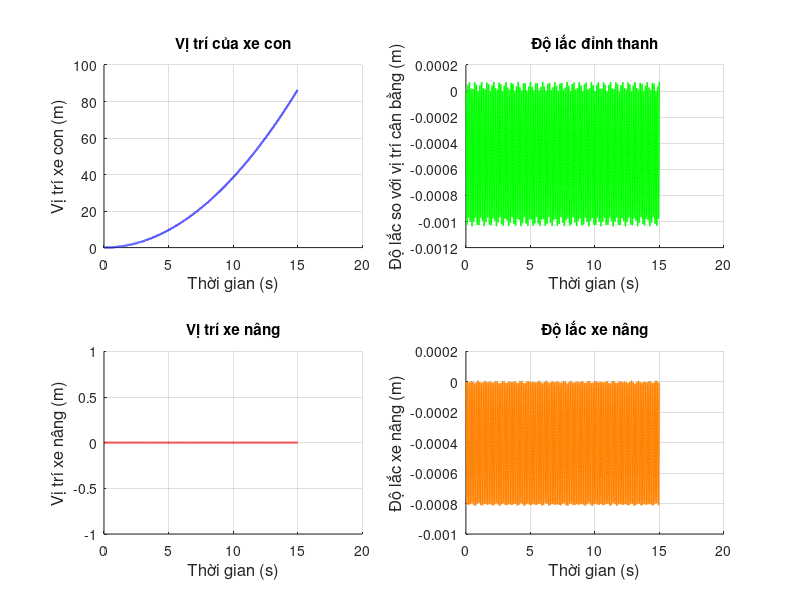

This figure's MATLAB source:
clc;
close all;
clear;
%--------------------------------------------------------------------------
%    Mô phỏng chuyển động của dầm Euler - Bernoulli trong mô hình SMC
%--------------------------------------------------------------------------

% Thiết lập các thông số cho dầm
L = 0.63; EI = 0.754; rho_A = .297;
% Các vật nặng 
mw = 13.1; mk = 0.04; mh = 0.86; g = 9.81;

% Thiết lập thông số không gian và thời gian
n = 9; r = 15000;
tmax = 15;
delta_Y = L/(n - 1); % Bước không gian
delta_t = tmax/(r - 1); % Bước thời gian

% Khởi tạo ma trận để lưu giá trị
w = zeros(n,r);
x3 = zeros(1,r); % Độ lắc của thanh tại x2 (x3)
x2 = 2; 
wx2 = zeros(1,r);
% wx2(1:3) = delta_Y;

% Lực tác động vào xe con
F1 = zeros(1,r);
F1(1:r) = 10; 

% Lực tác động vào xe nâng
F2 = zeros(1,r);
F2(1:r) = 0;

%--------------------------------------------------------------------------
for j = 3:(r - 1)
    wyyy0 = (w(3,j) - 2*w(2,j) + w(1,j))/(2*delta_Y^3);
    S2 = (F1(j + 1) - EI*wyyy0)/mw;
    w(1,j + 1) = 2*w(1,j) - w(1,j - 1) + delta_t^2*S2; % 5b
    for i = 3:(n - 2)
        % Đạo hàm theo Y
        wyyyy = (w(i + 2,j) - 4*w(i + 1,j) + 6*w(i,j) - 4*w(i - 1,j) + w(i - 2,j));
        S1 = (-EI/(rho_A*delta_Y^4))*wyyyy; 
        S4 = (-EI/(mh*delta_Y^3))*wyyyy;
        w(i,j + 1) = 2*w(i,j) - w(i,j - 1) + delta_t^2*S1; % 5a

        % Chuyển động của xe nâng
        dx3dt_2 = (x3(j + 1) - 2*x3(j) + x3(j - 1))/(2*delta_t^2);
        wyx2 = (w(x2 + 1,j - 1) - w(x2 - 1,j - 1))/(2*delta_Y^2);
        wx2(j + 1) = 2*wx2(j) - wx2(j - 1) + (F2(j + 1) - mh*g - mh*dx3dt_2*wyx2)/mh*delta_t^2; % 5c

        % Cập nhật vị trí x2
        if wx2(j + 1) < delta_Y
            x2 = 2;
            wx2(j + 1) = 0;
        elseif wx2(j + 1) > L - delta_Y
            x2 = n - 1;
            wx2(j + 1) = L - delta_Y;
        else
            x2 = ceil(wx2(j + 1)/delta_Y);
        end

        % Độ lắc của thanh
        if wx2(j + 1) ~= x2
            w(i,j + 1) = 2*w(i,j) - w(i,j - 1) + delta_t^2*S1; % 5a
            x3(j + 1) = w(i,j + 1) - w(1,j + 1);
        else
            w(i,j + 1) = 2*w(i,j) - w(i,j - 1) + delta_t^2*S4; % 5d
            x3(j + 1) = w(i,j + 1) - w(1,j + 1);
        end
    end
    wyyyl = (-2*w(n,j) + 3*w(n - 1,j) - w(n - 2,j))/(2*delta_Y^3);
    S3 = (EI/mk)*wyyyl;
    w(2,j + 1) = w(1,j + 1);
    w(n,j + 1) = 2*w(n,j) - w(n,j - 1) + delta_t^2*S3; % 5e
    w(n - 1,j + 1) = (w(n,j + 1) + w(n - 2,j + 1))/2;
end
%--------------------------------------------------------------------------

% Khởi tạo giá trị để mô phỏng
t_tr = 0:delta_t:tmax;

% Vẽ đồ thị
subplot(2,2,1);
grid on;
hold on;
plot(t_tr,w(1,:),'b','LineWidth',1.5);
title({'Vị trí của xe con'});
ylabel('Vị trí xe con (m)','FontSize',12);
xlabel('Thời gian (s)','FontSize',12);

subplot(2,2,2);
grid on;
hold on;
plot(t_tr,w(n,:) - w(1,:),'g','LineWidth',1); % Vị trí tương đối của mk so với xe con
title({'Độ lắc đỉnh thanh'});
ylabel('Độ lắc so với vị trí cân bằng (m)','FontSize',12);
xlabel('Thời gian (s)','FontSize',12);

subplot(2,2,3);
grid on;
hold on;
plot(t_tr,wx2,'r','LineWidth',1.5);
title({'Vị trí xe nâng'});
ylabel('Vị trí xe nâng (m)','FontSize',12);
xlabel('Thời gian (s)','FontSize',12);

subplot(2,2,4);
grid on;
hold on;
plot(t_tr,x3,'Color',[1 0.5 0],'LineWidth',1);
title({'Độ lắc xe nâng'});
ylabel('Độ lắc xe nâng (m)','FontSize',12);
xlabel('Thời gian (s)','FontSize',12);